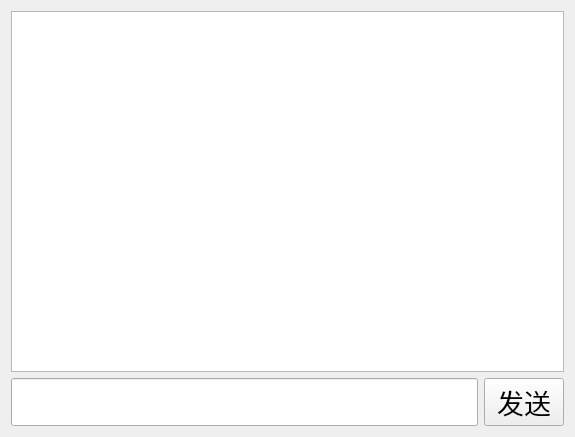
<?xml version="1.0" encoding="UTF-8"?>
<ui version="4.0">
 <class>Chat</class>
 <widget class="QWidget" name="Chat">
  <property name="geometry">
   <rect>
    <x>0</x>
    <y>0</y>
    <width>575</width>
    <height>437</height>
   </rect>
  </property>
  <property name="windowTitle">
   <string>Form</string>
  </property>
  <layout class="QGridLayout" name="gridLayout">
   <item row="0" column="0">
    <widget class="QTextEdit" name="show_TE">
     <property name="readOnly">
      <bool>true</bool>
     </property>
    </widget>
   </item>
   <item row="1" column="0">
    <layout class="QHBoxLayout" name="horizontalLayout">
     <item>
      <widget class="QLineEdit" name="input_LE">
       <property name="sizePolicy">
        <sizepolicy hsizetype="Expanding" vsizetype="Ignored">
         <horstretch>0</horstretch>
         <verstretch>0</verstretch>
        </sizepolicy>
       </property>
      </widget>
     </item>
     <item>
      <widget class="QPushButton" name="send_PB">
       <property name="font">
        <font>
         <family>黑体</family>
         <pointsize>20</pointsize>
        </font>
       </property>
       <property name="text">
        <string>发送</string>
       </property>
      </widget>
     </item>
    </layout>
   </item>
  </layout>
 </widget>
 <resources/>
 <connections/>
</ui>
